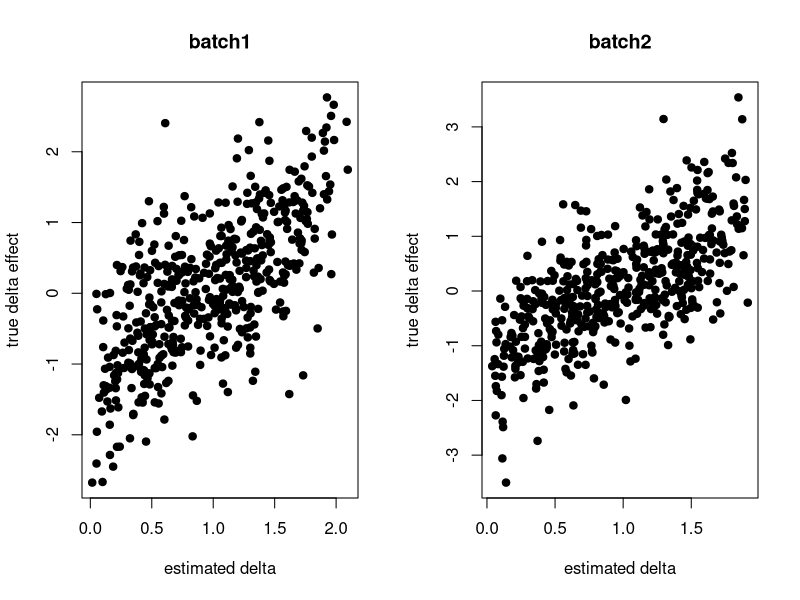
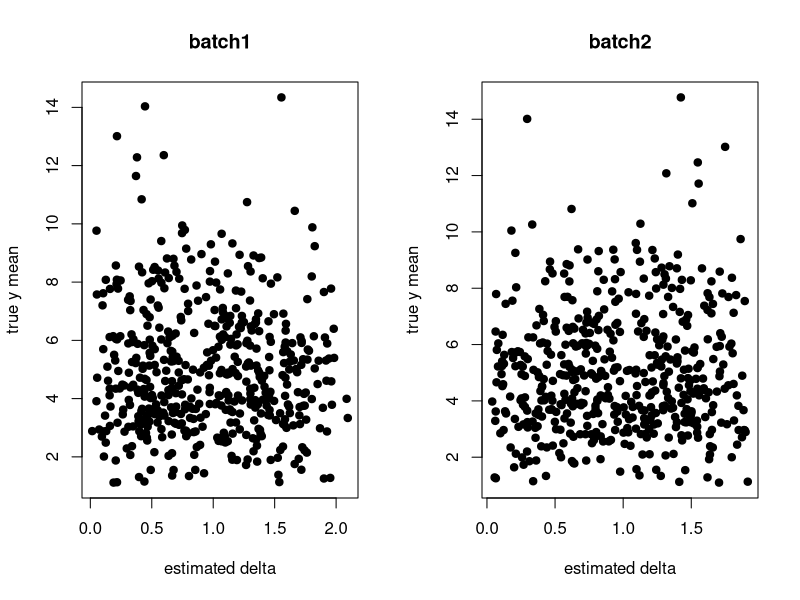
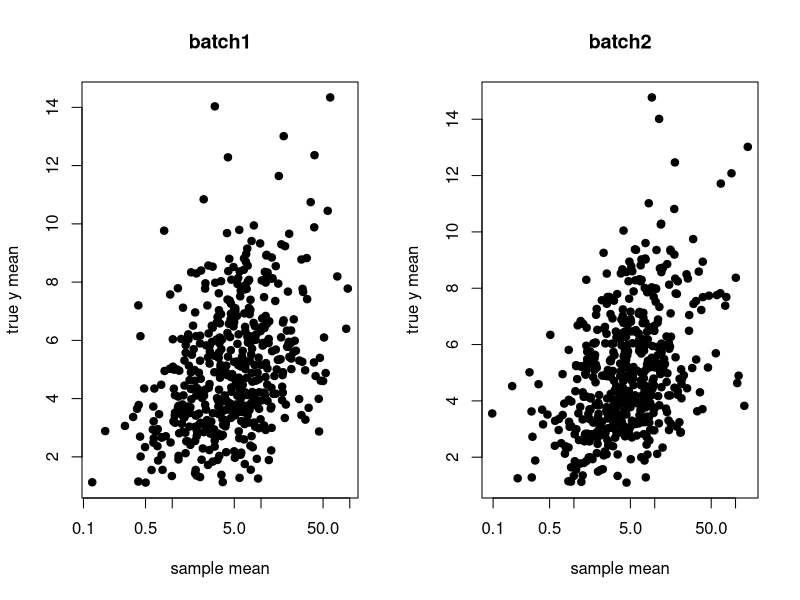
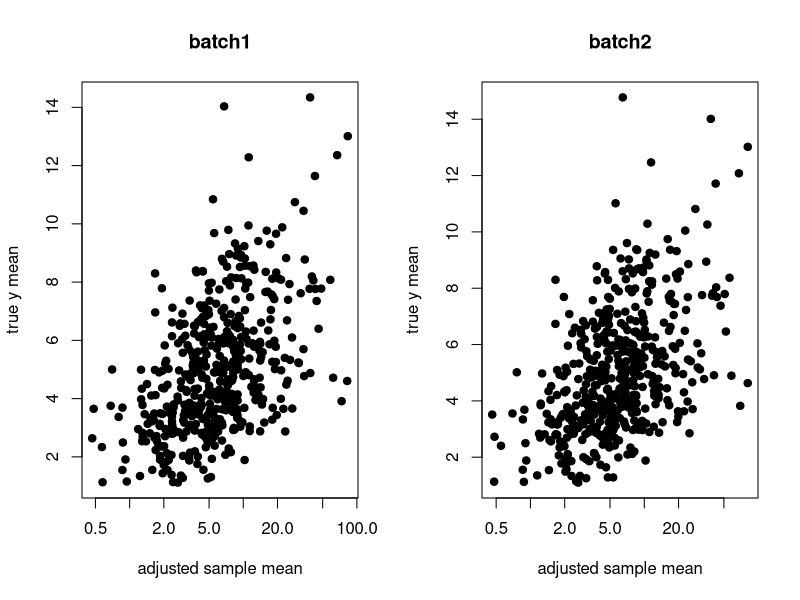
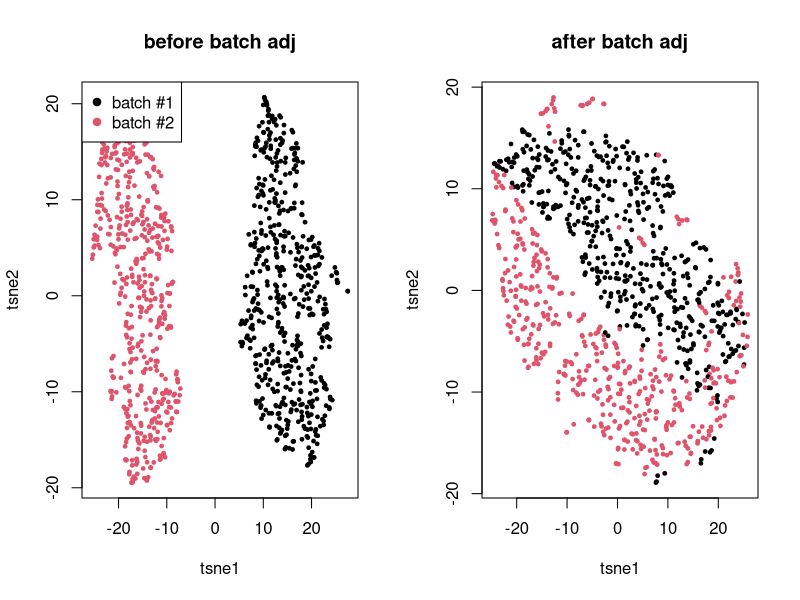

The R script that drew these images, in order:
## ---- chunk 1
library(pheatmap)
set.seed(1331)

m <- 500 # genes
n <- 1000 # cells
nb <- 2 # batches

## 1. batch membership
X <- matrix(0, n, nb)
batch <- sample(nb, n, replace = TRUE)
for(b in 1:nb){
    X[batch == b, b] <- 1
}

## 2. batch effects
W.true <- matrix(rnorm(m*nb), m, nb)
ln.delta <- apply(W.true %*% t(X), 2, scale)

## 3. true effects
K <- 5
.beta <- matrix(rgamma(m * K, 1), m, K)
.theta <- matrix(rgamma(n * K, 1), n, K)
lambda.true <- .beta %*% t(.theta)
kk <- apply(.theta, 1, which.max)

lambda <- lambda.true * exp(ln.delta)
yy <- apply(lambda, 2, function(l) sapply(l, rpois, n=1))
oo <- order(apply(t(.theta), 2, which.max))
## ---- chunk 2
## 1. project
K <- 5
R <- matrix(rnorm(m * K), K, m)
Q.raw <- R %*% yy # K x n
## ---- chunk 3
cor(t(Q.raw), X)
## ---- chunk 4
## 2. regress out
##
##  X theta = X inv(X'X) X' Y
##          = U D V' V inv(D^2) V' (U D V')' Y
##          = U inv(D) V' V D U' Y
##          = U U' Y

x.svd <- svd(X)
U <- x.svd$u
U.t <- t(x.svd$u)

Q.t <- t(Q.raw)
Q.t <- Q.t - U %*% U.t %*% Q.t
Q <- t(Q.t)
## ---- chunk 5
cor(Q.t, X)
## ---- chunk 6
q.svd <- svd(Q)

## 3. sorting
B <- (sign(q.svd$v) + 1)/2
ss <- apply(sweep(B, 2, 2^(seq(0,K-1)), `*`), 1, sum) + 1
## ---- chunk 7
feat.dn <- apply(Q, 2, function(x) x / sqrt(sum(x^2)))
knn <- 3
d <- nrow(feat.dn)

library(RcppAnnoy)
## a. construct dictionary for each batch
dict.list <- lapply(sort(unique(batch)),
                    function(b) { new(AnnoyAngular, d) })

for(j in 1:length(batch)){
    b <- batch[j]
    dict.list[[b]]$addItem(j, feat.dn[,j])
}

for(dd in dict.list){
    dd$build(50)
}

## b. a simplified routine to retrieve and estimate counterfactual y
.counterfactual <- function(j){
    v <- feat.dn[,j]

    nn <- c()
    dd <- c()

    for(k in 1:nb){
        if(k == batch[j]) next
        .nn <- dict.list[[k]]$getNNsByVector(v, knn)
        .dd <- apply(feat.dn[, .nn], 2, function(u) sum((u - v)^2))
        nn <- c(nn, .nn)
        dd <- c(dd, .dd)
    }

    w <- exp(-(dd - max(dd)))
    w <- w/sum(w)

    yy[, nn, drop = FALSE] %*% matrix(w, ncol=1)
}
## ---- chunk 8
ngene <- nrow(yy)
nbatch <- ncol(X)
nsample <- max(ss)

.delta.db <- matrix(1, ngene, nbatch)       # gene x batch effects
.delta.num.db <- matrix(0, ngene, nbatch)    # gene x batch numerators
.delta.denom.db <- matrix(0, ngene, nbatch)  # gene x batch denominators

.prob.bs <- matrix(0, nbatch, nsample)      # batch x sample probabilities
.size.bs <- matrix(0, nbatch, nsample)      # batch x sample freq
.ybar.ds <- matrix(0, ngene, nsample)       # gene x sample observed average
.zbar.ds <- matrix(0, ngene, nsample)       # gene x sample imputed average
.mu.ds <- matrix(1, ngene, nsample)         # gene x sample adjusted average

## Precalculate some statistics
for(s in 1:nsample){
    if(sum(ss == s) < 1) next

    .yy <- yy[, ss == s, drop = FALSE]
    .zz <- do.call(cbind, lapply(which(ss == s), .counterfactual))

    .ybar.ds[,s] <- apply(.yy, 1, mean)
    .zbar.ds[,s] <- apply(.zz, 1, mean)
    .prob.bs[,s] <- colMeans(X[ss == s, ])
    .size.bs[,s] <- colSums(X[ss == s, ])

    .y.dsb <- yy[, ss == s, drop = FALSE] %*% X[ss == s, , drop = FALSE]
    .delta.num.db <- .delta.num.db + .y.dsb
}

.gamma.ds <- matrix(1, ngene, nsample)

for(iter in 1:100){
    .mu.ds <- (.ybar.ds + .zbar.ds) / (.delta.db %*% .prob.bs + .gamma.ds + 1e-8)
    .gamma.ds <- .zbar.ds / (.mu.ds + 1e-8)
    .delta.db <- .delta.num.db / (.mu.ds %*% t(.size.bs) + 1e-8)
}
## ---- chunk 9
pdf("fig_batch_delta_corr.pdf", width=6, height=5)
par(mfrow=c(1,2))
plot(.delta.db[,1], W.true[,1], pch=19, xlab="estimated delta", ylab="true delta effect", main="batch1")
plot(.delta.db[,2], W.true[,2], pch=19, xlab="estimated delta", ylab="true delta effect", main="batch2")
dev.off()
## ---- chunk 10
pdf("fig_batch_true_corr.pdf", width=6, height=5)
y.true <- sweep(lambda.true %*% X, 2, colSums(X), `/`)
par(mfrow=c(1,2))
plot(.delta.db[,1], y.true[,1], pch=19, xlab="estimated delta", ylab="true y mean", main="batch1")
plot(.delta.db[,2], y.true[,2], pch=19, xlab="estimated delta", ylab="true y mean", main="batch2")
dev.off()
## ---- chunk 11
ybar <- sweep(yy %*% X, 2, colSums(X), `/`)
pdf("fig_batch_mean_corr.pdf", width=6, height=5)
par(mfrow=c(1,2))
plot(ybar[,1], y.true[,1], pch=19, xlab="sample mean", ylab="true y mean", log="x", main="batch1")
plot(ybar[,2], y.true[,2], pch=19, xlab="sample mean", ylab="true y mean", log="x", main="batch2")
dev.off()
## ---- chunk 12
ybar.adj <- sweep((yy / .delta.db[, batch]) %*% X, 2, colSums(X), `/`)
pdf("fig_batch_adjusted_corr.pdf", width=6, height=5)
par(mfrow=c(1,2))
plot(ybar.adj[,1], y.true[,1], pch=19, xlab="adjusted sample mean", ylab="true y mean", log="x", main="batch1")
plot(ybar.adj[,2], y.true[,2], pch=19, xlab="adjusted sample mean", ylab="true y mean", log="x", main="batch2")
dev.off()
## ---- chunk 13
pdf("fig_batch_tsne_comparison.pdf", width=8, height=6)
par(mfrow=c(1,2))
.tsne <- Rtsne::Rtsne(log(1 + t(yy)), num_threads=4)$Y
plot(.tsne[,1], .tsne[,2], col=batch, pch=19, cex=.5, main="before batch adj",
     xlab = "tsne1", ylab = "tsne2")
legend("topleft", c("batch #1", "batch #2"), col=1:2, pch=19)
.tsne <- Rtsne::Rtsne(log(1 + t(yy/.delta.db[,batch])), num_threads=4)$Y
plot(.tsne[,1], .tsne[,2], col=batch, pch=19, cex=.5, main="after batch adj",
     xlab = "tsne1", ylab = "tsne2")
dev.off()
